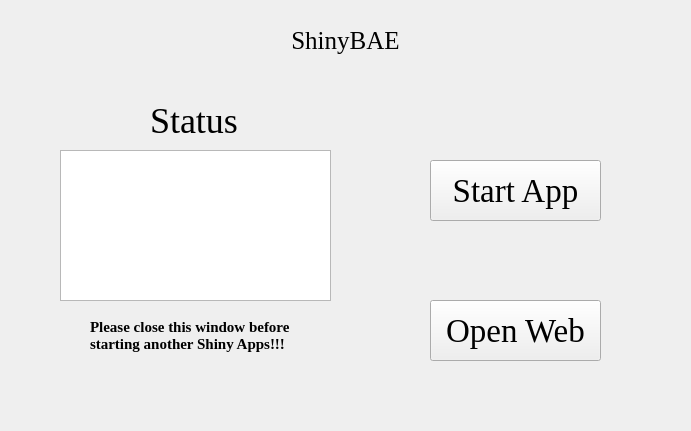
<?xml version="1.0" encoding="UTF-8"?>
<ui version="4.0">
 <class>Form</class>
 <widget class="QWidget" name="Form">
  <property name="geometry">
   <rect>
    <x>0</x>
    <y>0</y>
    <width>691</width>
    <height>431</height>
   </rect>
  </property>
  <property name="windowTitle">
   <string>Form</string>
  </property>
  <property name="styleSheet">
   <string notr="true">background-image: url(D:/tools/Pycharm/pyqt/logo/backgroundpage.png)</string>
  </property>
  <widget class="QTextBrowser" name="textBrowser">
   <property name="geometry">
    <rect>
     <x>60</x>
     <y>150</y>
     <width>271</width>
     <height>151</height>
    </rect>
   </property>
   <property name="styleSheet">
    <string notr="true">background-image: url(D:/tools/Pycharm/pyqt/logo/white.png)</string>
   </property>
  </widget>
  <widget class="QLabel" name="label">
   <property name="geometry">
    <rect>
     <x>250</x>
     <y>20</y>
     <width>191</width>
     <height>41</height>
    </rect>
   </property>
   <property name="font">
    <font>
     <family>Times New Roman</family>
     <pointsize>19</pointsize>
    </font>
   </property>
   <property name="text">
    <string>ShinyBAE</string>
   </property>
   <property name="alignment">
    <set>Qt::AlignCenter</set>
   </property>
  </widget>
  <widget class="QLabel" name="label_2">
   <property name="geometry">
    <rect>
     <x>150</x>
     <y>100</y>
     <width>101</width>
     <height>41</height>
    </rect>
   </property>
   <property name="font">
    <font>
     <family>Times New Roman</family>
     <pointsize>27</pointsize>
    </font>
   </property>
   <property name="text">
    <string>Status</string>
   </property>
   <property name="alignment">
    <set>Qt::AlignLeading|Qt::AlignLeft|Qt::AlignVCenter</set>
   </property>
  </widget>
  <widget class="QPushButton" name="pushButton">
   <property name="geometry">
    <rect>
     <x>430</x>
     <y>160</y>
     <width>171</width>
     <height>61</height>
    </rect>
   </property>
   <property name="font">
    <font>
     <family>Times New Roman</family>
     <pointsize>25</pointsize>
    </font>
   </property>
   <property name="text">
    <string>Start App</string>
   </property>
  </widget>
  <widget class="QPushButton" name="pushButton_2">
   <property name="geometry">
    <rect>
     <x>430</x>
     <y>300</y>
     <width>171</width>
     <height>61</height>
    </rect>
   </property>
   <property name="font">
    <font>
     <family>Times New Roman</family>
     <pointsize>25</pointsize>
    </font>
   </property>
   <property name="text">
    <string>Open Web</string>
   </property>
  </widget>
  <widget class="QLabel" name="label_3">
   <property name="geometry">
    <rect>
     <x>90</x>
     <y>310</y>
     <width>211</width>
     <height>51</height>
    </rect>
   </property>
   <property name="font">
    <font>
     <family>Times New Roman</family>
     <pointsize>11</pointsize>
     <weight>75</weight>
     <bold>true</bold>
    </font>
   </property>
   <property name="text">
    <string>Please close this window before
starting another Shiny Apps!!!</string>
   </property>
  </widget>
 </widget>
 <resources/>
 <connections/>
</ui>
